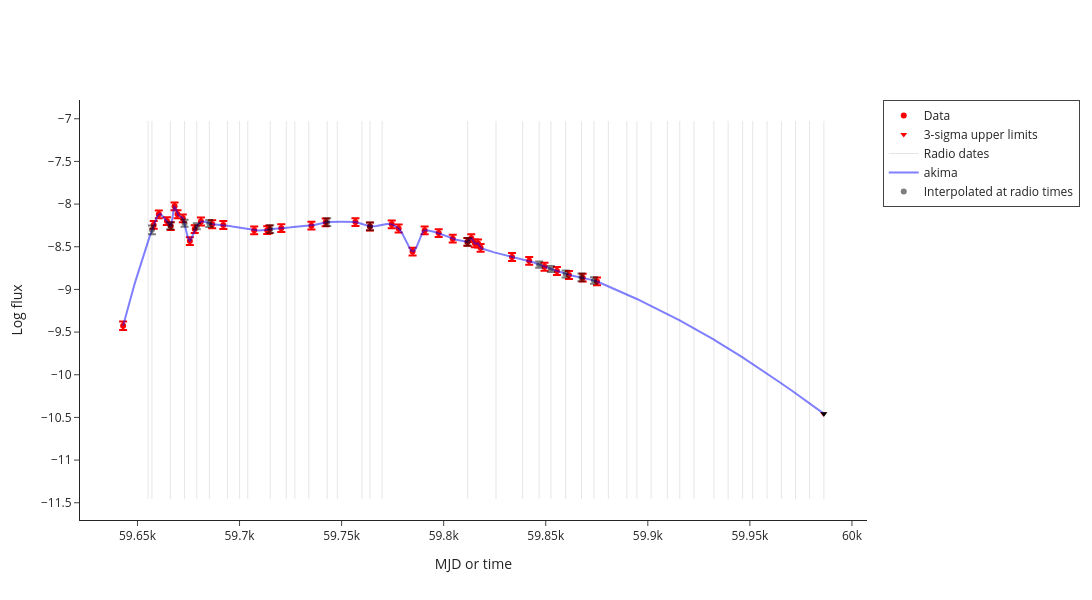

The code cell stored with this chart in its notebook:
### Markdown cell above
# Interpolation

### Code cell
interpolated_data = make_interpolated_Lr_Lx_df(radio_df, xray_df, source_df, plotly=True)

### Figure 1 — Plotly figure (JSON) as saved in the notebook; plotly's stock layout.template omitted (floating-point values rounded to 4 significant figures; data arrays with more than 128 entries replaced by an {"elided": "..."} marker saying what was removed)
{"data": [{"error_y": {"array": [0.04987, 0.04579, 0.04578, 0.04578, 0.04579, 0.04576, 0.04578, 0.0458, 0.04582, 0.04581, 0.0458, 0.04579, 0.04585, 0.04592, 0.04581, 0.04585, 0.04594, 0.04586, 0.04584, 0.04587, 0.04585, 0.04596, 0.04587, 0.04595, 0.04589, 0.04581, 0.04594, 0.0459, 0.04579, 0.04672, 0.0458, 0.04594, 0.04604, 0.04597, 0.04584, 0.04594, 0.04597, 0.046, 0.04606], "type": "data", "visible": true}, "marker": {"color": "red"}, "mode": "markers", "name": "Data", "type": "scatter", "x": [59640.0, 59660.0, 59660.0, 59660.0, 59670.0, 59670.0, 59670.0, 59670.0, 59680.0, 59680.0, 59680.0, 59690.0, 59690.0, 59710.0, 59710.0, 59710.0, 59720.0, 59740.0, 59740.0, 59760.0, 59760.0, 59770.0, 59780.0, 59780.0, 59790.0, 59800.0, 59800.0, 59810.0, 59810.0, 59820.0, 59820.0, 59820.0, 59830.0, 59840.0, 59850.0, 59860.0, 59860.0, 59870.0, 59880.0], "y": [-9.425, -8.245, -8.12, -8.199, -8.258, -8.026, -8.119, -8.167, -8.434, -8.293, -8.204, -8.236, -8.245, -8.308, -8.306, -8.296, -8.282, -8.253, -8.214, -8.211, -8.263, -8.238, -8.287, -8.556, -8.308, -8.34, -8.405, -8.444, -8.399, -8.46, -8.462, -8.513, -8.621, -8.665, -8.734, -8.784, -8.832, -8.863, -8.906]}, {"marker": {"color": "red", "symbol": "triangle-down"}, "mode": "markers", "name": "3-sigma upper limits", "type": "scatter", "x": [59990.0], "y": [-10.46]}, {"line": {"color": "black", "dash": "solid", "width": 1}, "mode": "lines", "name": "Radio dates", "opacity": 0.1, "showlegend": true, "type": "scatter", "x": [59660.0, 59660.0], "y": [-11.46, -7.026]}, {"line": {"color": "black", "dash": "solid", "width": 1}, "mode": "lines", "opacity": 0.1, "showlegend": false, "type": "scatter", "x": [59660.0, 59660.0], "y": [-11.46, -7.026]}, {"line": {"color": "black", "dash": "solid", "width": 1}, "mode": "lines", "opacity": 0.1, "showlegend": false, "type": "scatter", "x": [59670.0, 59670.0], "y": [-11.46, -7.026]}, {"line": {"color": "black", "dash": "solid", "width": 1}, "mode": "lines", "opacity": 0.1, "showlegend": false, "type": "scatter", "x": [59670.0, 59670.0], "y": [-11.46, -7.026]}, {"line": {"color": "black", "dash": "solid", "width": 1}, "mode": "lines", "opacity": 0.1, "showlegend": false, "type": "scatter", "x": [59680.0, 59680.0], "y": [-11.46, -7.026]}, {"line": {"color": "black", "dash": "solid", "width": 1}, "mode": "lines", "opacity": 0.1, "showlegend": false, "type": "scatter", "x": [59690.0, 59690.0], "y": [-11.46, -7.026]}, {"line": {"color": "black", "dash": "solid", "width": 1}, "mode": "lines", "opacity": 0.1, "showlegend": false, "type": "scatter", "x": [59690.0, 59690.0], "y": [-11.46, -7.026]}, {"line": {"color": "black", "dash": "solid", "width": 1}, "mode": "lines", "opacity": 0.1, "showlegend": false, "type": "scatter", "x": [59700.0, 59700.0], "y": [-11.46, -7.026]}, {"line": {"color": "black", "dash": "solid", "width": 1}, "mode": "lines", "opacity": 0.1, "showlegend": false, "type": "scatter", "x": [59700.0, 59700.0], "y": [-11.46, -7.026]}, {"line": {"color": "black", "dash": "solid", "width": 1}, "mode": "lines", "opacity": 0.1, "showlegend": false, "type": "scatter", "x": [59720.0, 59720.0], "y": [-11.46, -7.026]}, {"line": {"color": "black", "dash": "solid", "width": 1}, "mode": "lines", "opacity": 0.1, "showlegend": false, "type": "scatter", "x": [59720.0, 59720.0], "y": [-11.46, -7.026]}, {"line": {"color": "black", "dash": "solid", "width": 1}, "mode": "lines", "opacity": 0.1, "showlegend": false, "type": "scatter", "x": [59730.0, 59730.0], "y": [-11.46, -7.026]}, {"line": {"color": "black", "dash": "solid", "width": 1}, "mode": "lines", "opacity": 0.1, "showlegend": false, "type": "scatter", "x": [59730.0, 59730.0], "y": [-11.46, -7.026]}, {"line": {"color": "black", "dash": "solid", "width": 1}, "mode": "lines", "opacity": 0.1, "showlegend": false, "type": "scatter", "x": [59740.0, 59740.0], "y": [-11.46, -7.026]}, {"line": {"color": "black", "dash": "solid", "width": 1}, "mode": "lines", "opacity": 0.1, "showlegend": false, "type": "scatter", "x": [59750.0, 59750.0], "y": [-11.46, -7.026]}, {"line": {"color": "black", "dash": "solid", "width": 1}, "mode": "lines", "opacity": 0.1, "showlegend": false, "type": "scatter", "x": [59760.0, 59760.0], "y": [-11.46, -7.026]}, {"line": {"color": "black", "dash": "solid", "width": 1}, "mode": "lines", "opacity": 0.1, "showlegend": false, "type": "scatter", "x": [59760.0, 59760.0], "y": [-11.46, -7.026]}, {"line": {"color": "black", "dash": "solid", "width": 1}, "mode": "lines", "opacity": 0.1, "showlegend": false, "type": "scatter", "x": [59770.0, 59770.0], "y": [-11.46, -7.026]}, {"line": {"color": "black", "dash": "solid", "width": 1}, "mode": "lines", "opacity": 0.1, "showlegend": false, "type": "scatter", "x": [59810.0, 59810.0], "y": [-11.46, -7.026]}, {"line": {"color": "black", "dash": "solid", "width": 1}, "mode": "lines", "opacity": 0.1, "showlegend": false, "type": "scatter", "x": [59830.0, 59830.0], "y": [-11.46, -7.026]}, {"line": {"color": "black", "dash": "solid", "width": 1}, "mode": "lines", "opacity": 0.1, "showlegend": false, "type": "scatter", "x": [59840.0, 59840.0], "y": [-11.46, -7.026]}, {"line": {"color": "black", "dash": "solid", "width": 1}, "mode": "lines", "opacity": 0.1, "showlegend": false, "type": "scatter", "x": [59850.0, 59850.0], "y": [-11.46, -7.026]}, {"line": {"color": "black", "dash": "solid", "width": 1}, "mode": "lines", "opacity": 0.1, "showlegend": false, "type": "scatter", "x": [59850.0, 59850.0], "y": [-11.46, -7.026]}, {"line": {"color": "black", "dash": "solid", "width": 1}, "mode": "lines", "opacity": 0.1, "showlegend": false, "type": "scatter", "x": [59860.0, 59860.0], "y": [-11.46, -7.026]}, {"line": {"color": "black", "dash": "solid", "width": 1}, "mode": "lines", "opacity": 0.1, "showlegend": false, "type": "scatter", "x": [59870.0, 59870.0], "y": [-11.46, -7.026]}, {"line": {"color": "black", "dash": "solid", "width": 1}, "mode": "lines", "opacity": 0.1, "showlegend": false, "type": "scatter", "x": [59870.0, 59870.0], "y": [-11.46, -7.026]}, {"line": {"color": "black", "dash": "solid", "width": 1}, "mode": "lines", "opacity": 0.1, "showlegend": false, "type": "scatter", "x": [59880.0, 59880.0], "y": [-11.46, -7.026]}, {"line": {"color": "black", "dash": "solid", "width": 1}, "mode": "lines", "opacity": 0.1, "showlegend": false, "type": "scatter", "x": [59890.0, 59890.0], "y": [-11.46, -7.026]}, {"line": {"color": "black", "dash": "solid", "width": 1}, "mode": "lines", "opacity": 0.1, "showlegend": false, "type": "scatter", "x": [59890.0, 59890.0], "y": [-11.46, -7.026]}, {"line": {"color": "black", "dash": "solid", "width": 1}, "mode": "lines", "opacity": 0.1, "showlegend": false, "type": "scatter", "x": [59900.0, 59900.0], "y": [-11.46, -7.026]}, {"line": {"color": "black", "dash": "solid", "width": 1}, "mode": "lines", "opacity": 0.1, "showlegend": false, "type": "scatter", "x": [59910.0, 59910.0], "y": [-11.46, -7.026]}, {"line": {"color": "black", "dash": "solid", "width": 1}, "mode": "lines", "opacity": 0.1, "showlegend": false, "type": "scatter", "x": [59920.0, 59920.0], "y": [-11.46, -7.026]}, {"line": {"color": "black", "dash": "solid", "width": 1}, "mode": "lines", "opacity": 0.1, "showlegend": false, "type": "scatter", "x": [59920.0, 59920.0], "y": [-11.46, -7.026]}, {"line": {"color": "black", "dash": "solid", "width": 1}, "mode": "lines", "opacity": 0.1, "showlegend": false, "type": "scatter", "x": [59930.0, 59930.0], "y": [-11.46, -7.026]}, {"line": {"color": "black", "dash": "solid", "width": 1}, "mode": "lines", "opacity": 0.1, "showlegend": false, "type": "scatter", "x": [59940.0, 59940.0], "y": [-11.46, -7.026]}, {"line": {"color": "black", "dash": "solid", "width": 1}, "mode": "lines", "opacity": 0.1, "showlegend": false, "type": "scatter", "x": [59950.0, 59950.0], "y": [-11.46, -7.026]}, {"line": {"color": "black", "dash": "solid", "width": 1}, "mode": "lines", "opacity": 0.1, "showlegend": false, "type": "scatter", "x": [59950.0, 59950.0], "y": [-11.46, -7.026]}, {"line": {"color": "black", "dash": "solid", "width": 1}, "mode": "lines", "opacity": 0.1, "showlegend": false, "type": "scatter", "x": [59960.0, 59960.0], "y": [-11.46, -7.026]}, {"line": {"color": "black", "dash": "solid", "width": 1}, "mode": "lines", "opacity": 0.1, "showlegend": false, "type": "scatter", "x": [59970.0, 59970.0], "y": [-11.46, -7.026]}, {"line": {"color": "black", "dash": "solid", "width": 1}, "mode": "lines", "opacity": 0.1, "showlegend": false, "type": "scatter", "x": [59970.0, 59970.0], "y": [-11.46, -7.026]}, {"line": {"color": "black", "dash": "solid", "width": 1}, "mode": "lines", "opacity": 0.1, "showlegend": false, "type": "scatter", "x": [59980.0, 59980.0], "y": [-11.46, -7.026]}, {"line": {"color": "black", "dash": "solid", "width": 1}, "mode": "lines", "opacity": 0.1, "showlegend": false, "type": "scatter", "x": [59990.0, 59990.0], "y": [-11.46, -7.026]}, {"line": {"color": "blue", "dash": "solid"}, "mode": "lines", "name": "akima", "opacity": 0.5, "type": "scatter", "x": {"elided": "686 float values"}, "y": {"elided": "686 float values"}}, {"error_y": {"array": [NaN, 0.05017, 0.04115, 0.0408, 0.03509, 0.04157, NaN, NaN, NaN, 0.04456, NaN, NaN, NaN, 0.04678, NaN, NaN, 0.04526, NaN, 0.04562, NaN, NaN, 0.03732, 0.03528, 0.04048, 0.04514, 0.03834, NaN, NaN, NaN, NaN, NaN, NaN, NaN, NaN, NaN, NaN, NaN, NaN, NaN, NaN, NaN], "type": "data", "visible": true}, "marker": {"color": "black"}, "mode": "markers", "name": "Interpolated at radio times", "opacity": 0.5, "type": "scatter", "x": [59660.0, 59660.0, 59670.0, 59670.0, 59680.0, 59690.0, 59690.0, 59700.0, 59700.0, 59720.0, 59720.0, 59730.0, 59730.0, 59740.0, 59750.0, 59760.0, 59760.0, 59770.0, 59810.0, 59830.0, 59840.0, 59850.0, 59850.0, 59860.0, 59870.0, 59870.0, 59880.0, 59890.0, 59890.0, 59900.0, 59910.0, 59920.0, 59920.0, 59930.0, 59940.0, 59950.0, 59950.0, 59960.0, 59970.0, 59970.0, 59980.0], "y": [NaN, -8.302, -8.254, -8.226, -8.259, -8.227, NaN, NaN, NaN, -8.294, NaN, NaN, NaN, -8.211, NaN, NaN, -8.262, NaN, -8.443, NaN, NaN, -8.71, -8.76, -8.819, -8.859, -8.895, NaN, NaN, NaN, NaN, NaN, NaN, NaN, NaN, NaN, NaN, NaN, NaN, NaN, NaN, NaN]}, {"marker": {"color": "black", "symbol": "triangle-down"}, "mode": "markers", "showlegend": false, "type": "scatter", "x": [59990.0], "y": [-10.46]}], "layout": {"height": 600, "legend": {"borderwidth": 1}, "width": 1200, "xaxis": {"title": {"text": "MJD or time"}}, "yaxis": {"title": {"text": "Log flux"}}}}
